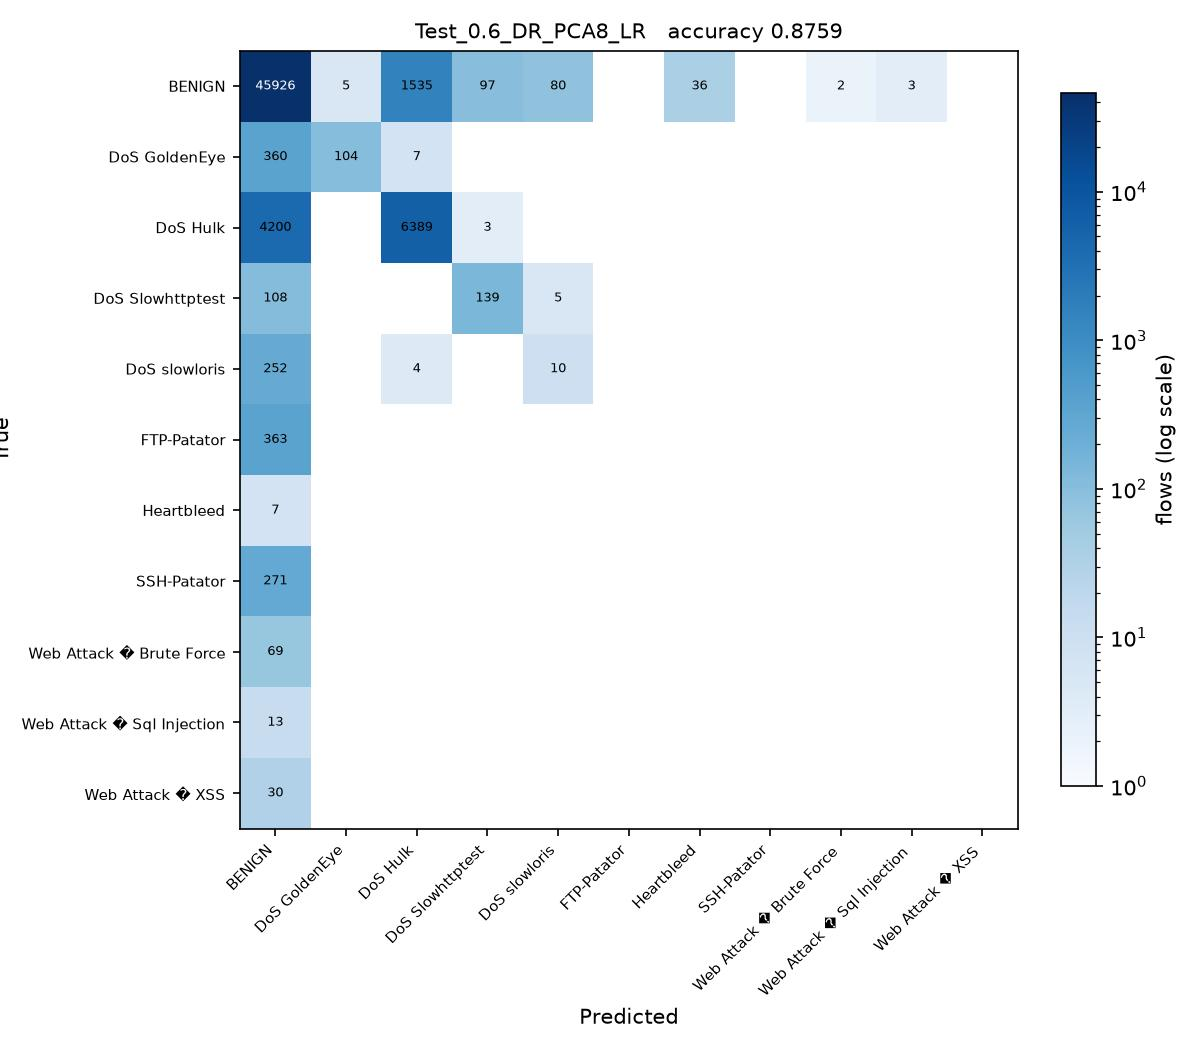

Recreate this plot in Python.
# Test_0.6_DR_PCA8_LR.py
#
# Test size 0.6  |  PCA, 8 components  |  Logistic Regression (sheet #2)
#
# This is SGDC_60_40.py with the changes marked CHANGE below and nothing else.

import os
from pathlib import Path

# CHANGE 1: find the folder holding the three CSV files and run from there, so
# the plain file names below resolve no matter where this script is started
# from or how deeply it sits inside the project folder.
HERE = Path(__file__).resolve().parent
for PROJECT in [HERE, *HERE.parents]:
    if (PROJECT / 'Tuesday-WorkingHours.pcap_ISCX.csv').exists():
        os.chdir(PROJECT)
        break
else:
    raise SystemExit('Put this folder inside the folder that holds the three '
                     'CIC-IDS2017 CSV files, then run the script again.')
import numpy as np
import pandas as pd

df1 = pd.read_csv('Tuesday-WorkingHours.pcap_ISCX.csv', low_memory=True)
df2 = pd.read_csv('Wednesday-workingHours.pcap_ISCX.csv', low_memory=True)
df3 = pd.read_csv('Thursday-WorkingHours-Morning-WebAttacks.pcap_ISCX.csv', low_memory=True)

dataset = pd.concat([df1, df2, df3], ignore_index=True)

dataset.columns = dataset.columns.str.strip()

# CHANGE 2: a stratified sample of 100000 flows, the same for every run. An RBF
# SVM on all 1.3 million flows would take about an hour per script.
# At least 50 flows of every class are kept.
label = dataset.columns[-1]
dataset = pd.concat(
    [g.sample(n=min(len(g), max(50, round(100000 * len(g) / len(dataset)))), random_state=0)
     for _, g in dataset.groupby(label)],
    ignore_index=True
)

X = dataset.iloc[:, :-1]
y = dataset.iloc[:, -1]

X = X.apply(pd.to_numeric, errors='coerce')

X.replace([np.inf, -np.inf], np.nan, inplace=True)

from sklearn.impute import SimpleImputer

imputer = SimpleImputer(missing_values=np.nan, strategy='mean')
X = imputer.fit_transform(X)

from sklearn.preprocessing import LabelEncoder

labelencoder_y = LabelEncoder()
y = labelencoder_y.fit_transform(y)

from sklearn.model_selection import train_test_split

X_train, X_test, y_train, y_test = train_test_split(
    X,
    y,
    test_size=0.6,   # CHANGE 3: test size
    random_state=0,
    stratify=y
)

# CHANGE 4: PCA, from PCA_LDA_KErnel_PCA_CODE.pdf (fit only on training data)
from sklearn.decomposition import PCA

pca = PCA(n_components=8)
X_train = pca.fit_transform(X_train)
X_test = pca.transform(X_test)

# CHANGE 5: Logistic Regression (sheet #2) in place of SGDClassifier
from sklearn.linear_model import LogisticRegression

classifier = LogisticRegression(
    max_iter=1000,
    random_state=0
)

classifier.fit(X_train, y_train)

y_pred = classifier.predict(X_test) 

from sklearn.metrics import confusion_matrix
from sklearn.metrics import accuracy_score
from sklearn.metrics import precision_score
from sklearn.metrics import recall_score
from sklearn.metrics import f1_score
from sklearn.metrics import classification_report

cm = confusion_matrix(y_test, y_pred)

print("Confusion Matrix:\n")
print(cm)

print("\nAccuracy : {:.4f}".format(accuracy_score(y_test, y_pred)))
print("\nPrecision : {:.4f}".format(precision_score(y_test, y_pred, average='weighted')))
print("\nRecall : {:.4f}".format(recall_score(y_test, y_pred, average='weighted')))
print("\nF1 Score : {:.4f}".format(f1_score(y_test, y_pred, average='weighted')))

print("\nClassification Report:\n")
print(classification_report(y_test, y_pred))

# CHANGE 6: save the confusion matrix as Test_0.6_DR_PCA8_LR.jpg and record the result
import matplotlib
matplotlib.use('Agg')
import matplotlib.pyplot as plt
from matplotlib.colors import LogNorm

here = HERE                     # the folder this script sits in
names = [str(c) for c in labelencoder_y.classes_]
fig, ax = plt.subplots(figsize=(8, 7))
im = ax.imshow(cm, cmap='Blues', norm=LogNorm(vmin=1))
ax.set_xticks(range(len(names)), names, rotation=45, ha='right', fontsize=7)
ax.set_yticks(range(len(names)), names, fontsize=7)
ax.set_xlabel('Predicted')
ax.set_ylabel('True')
ax.set_title('Test_0.6_DR_PCA8_LR   accuracy {:.4f}'.format(accuracy_score(y_test, y_pred)), fontsize=10)
for i in range(cm.shape[0]):
    for j in range(cm.shape[1]):
        if cm[i, j]:
            ax.text(j, i, cm[i, j], ha='center', va='center', fontsize=6,
                    color='white' if cm[i, j] > cm.max() / 3 else 'black')
fig.colorbar(im, ax=ax, fraction=0.04, label='flows (log scale)')
fig.tight_layout()
fig.savefig(here / 'Test_0.6_DR_PCA8_LR.jpg', dpi=150)
plt.close(fig)

row = pd.DataFrame([{
    'Test': 0.6, 'DR': 'PCA8', 'Clas': 'LR',
    'Acc': round(accuracy_score(y_test, y_pred), 4),
    'Pre': round(precision_score(y_test, y_pred, average='weighted'), 4),
    'Rec': round(recall_score(y_test, y_pred, average='weighted'), 4),
    'F1': round(f1_score(y_test, y_pred, average='weighted'), 4),
    'script': 'Test_0.6_DR_PCA8_LR',
}])
out = PROJECT / 'results' / '75_runs_pca.csv'
out.parent.mkdir(exist_ok=True)
if out.exists():
    old = pd.read_csv(out)
    row = pd.concat([old[old['script'] != 'Test_0.6_DR_PCA8_LR'], row], ignore_index=True)
row.to_csv(out, index=False)
